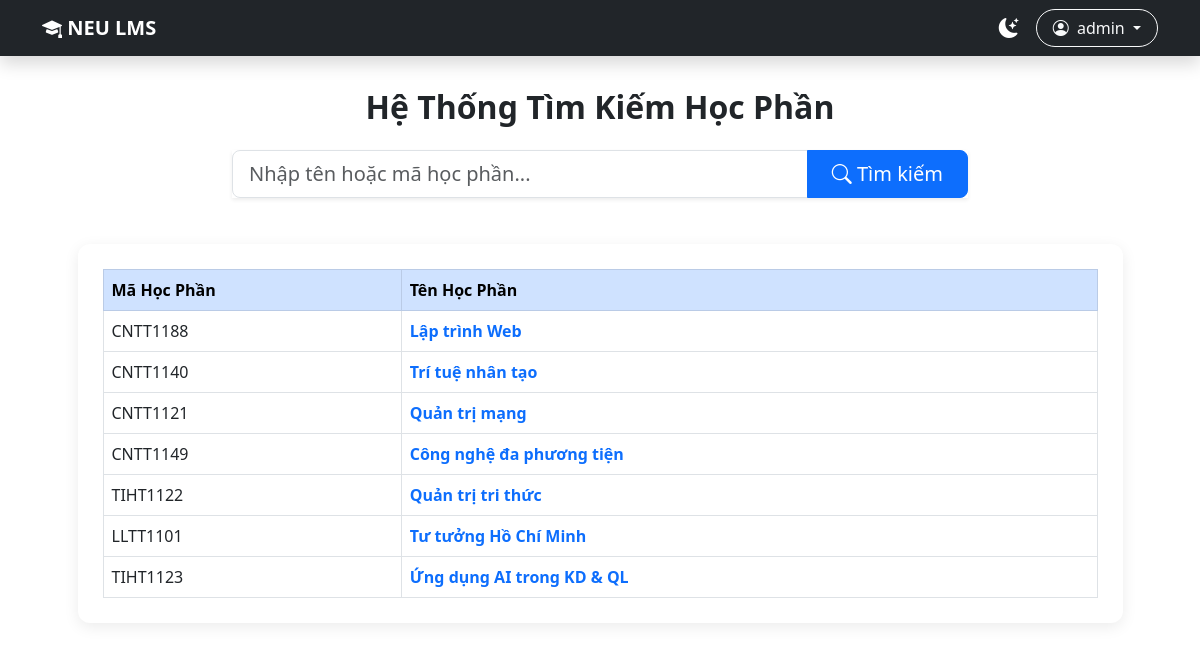
Page /search (signed in) on the committed database.
### tables this page shows
CREATE TABLE HocPhan (
    MaHocPhan TEXT PRIMARY KEY,
    TenHocPhan TEXT NOT NULL,
    SoTinChi INTEGER,
    GhiChu TEXT
);

### main.py (the view)
@app.route('/', methods=['GET', 'POST'])
@app.route('/search', methods=['GET', 'POST'])
def index():
    search_text = request.form.get('searchInput', '') if request.method == 'POST' else ""
    courses = []
    with get_db_connection() as conn:
        if search_text:
            query = "SELECT MaHocPhan, TenHocPhan FROM HocPhan WHERE TenHocPhan LIKE ? OR MaHocPhan LIKE ?"
            courses = conn.execute(query, (f'%{search_text}%', f'%{search_text}%')).fetchall()
        else:
            courses = conn.execute("SELECT * FROM HocPhan").fetchall()
    return render_template('Search.html', search_text=search_text, courses=courses)

### main.py (called while the page is built)
def get_db_connection():
    conn = sqlite3.connect(DB_PATH)
    conn.row_factory = sqlite3.Row
    return conn

### templates/Search.html (shortened to what this page needs)
{% extends "layout.html" %}
{% block content %}
<div class="container">
    <div class="row justify-content-center search-container">
        <div class="col-md-8 text-center">
            <h2 class="fw-bold text-body mb-4">Hệ Thống Tìm Kiếm Học Phần</h2>
            <form action="/search" method="POST" class="input-group mb-3 shadow-sm">
                <input type="text"
                       name="searchInput"
                       class="form-control form-control-lg"
                       placeholder="Nhập tên hoặc mã học phần..."
                       value="{{ search_text }}">
                <button class="btn btn-primary btn-lg px-4" type="submit">
                    <i class="bi bi-search"></i> Tìm kiếm
                </button>
            </form>
        </div>
    </div>
    <div class="row justify-content-center">
        <div class="col-md-11 table-container">
            {% if courses %}
                <div class="table-responsive">
                    <table class="table table-hover table-bordered align-middle mb-0">
                        <thead class="table-primary">
                            <tr>
                                <th scope="col" style="width: 30%;">Mã Học Phần</th>
                                <th scope="col" style="width: 70%;">Tên Học Phần</th>
                            </tr>
                        </thead>
                        <tbody>
                            {% for course in courses %}
                            <tr>
                                <td>{{ course.MaHocPhan }}</td>
                                <td>
                                    <a href="/course/{{ course.MaHocPhan }}" class="text-decoration-none fw-bold text-primary">
                                        {{ course.TenHocPhan }}
                                    </a>
                                </td>
                            </tr>
                            {% endfor %}
                        </tbody>
                    </table>
                </div>
            {% else %}
                <div class="alert alert-info text-center py-4 mb-0">
                    <i class="bi bi-exclamation-circle fs-4 d-block mb-2"></i>
                    Không tìm thấy dữ liệu phù hợp hoặc cơ sở dữ liệu đang trống.
                </div>
            {% endif %}
        </div>
    </div>
</div>
{% endblock %}

### templates/layout.html (style rules this page uses)
:root { --primary-color: #0d6efd; }
body { font-family: 'Segoe UI', sans-serif; transition: background-color 0.3s ease, color 0.3s ease; }
.table-container, .course-header, .lesson-item { background-color: var(--bs-body-bg); color: var(--bs-body-color); }

### templates/Search.html (style rules this page uses)
.search-container { margin-top: 30px; margin-bottom: 30px; }
.table-container { background: white; padding: 25px; border-radius: 12px; box-shadow: 0 4px 15px rgba(0,0,0,0.08); }

### rows in the picture
HocPhan: MaHocPhan "CNTT1188", TenHocPhan "Lập trình Web"
HocPhan: MaHocPhan "CNTT1140", TenHocPhan "Trí tuệ nhân tạo"
HocPhan: MaHocPhan "CNTT1121", TenHocPhan "Quản trị mạng"
HocPhan: MaHocPhan "CNTT1149", TenHocPhan "Công nghệ đa phương tiện"
HocPhan: MaHocPhan "TIHT1122", TenHocPhan "Quản trị tri thức"
HocPhan: MaHocPhan "LLTT1101", TenHocPhan "Tư tưởng Hồ Chí Minh"
HocPhan: MaHocPhan "TIHT1123", TenHocPhan "Ứng dụng AI trong KD & QL"

### other values in the picture
{{ session['username'] }} "admin"
